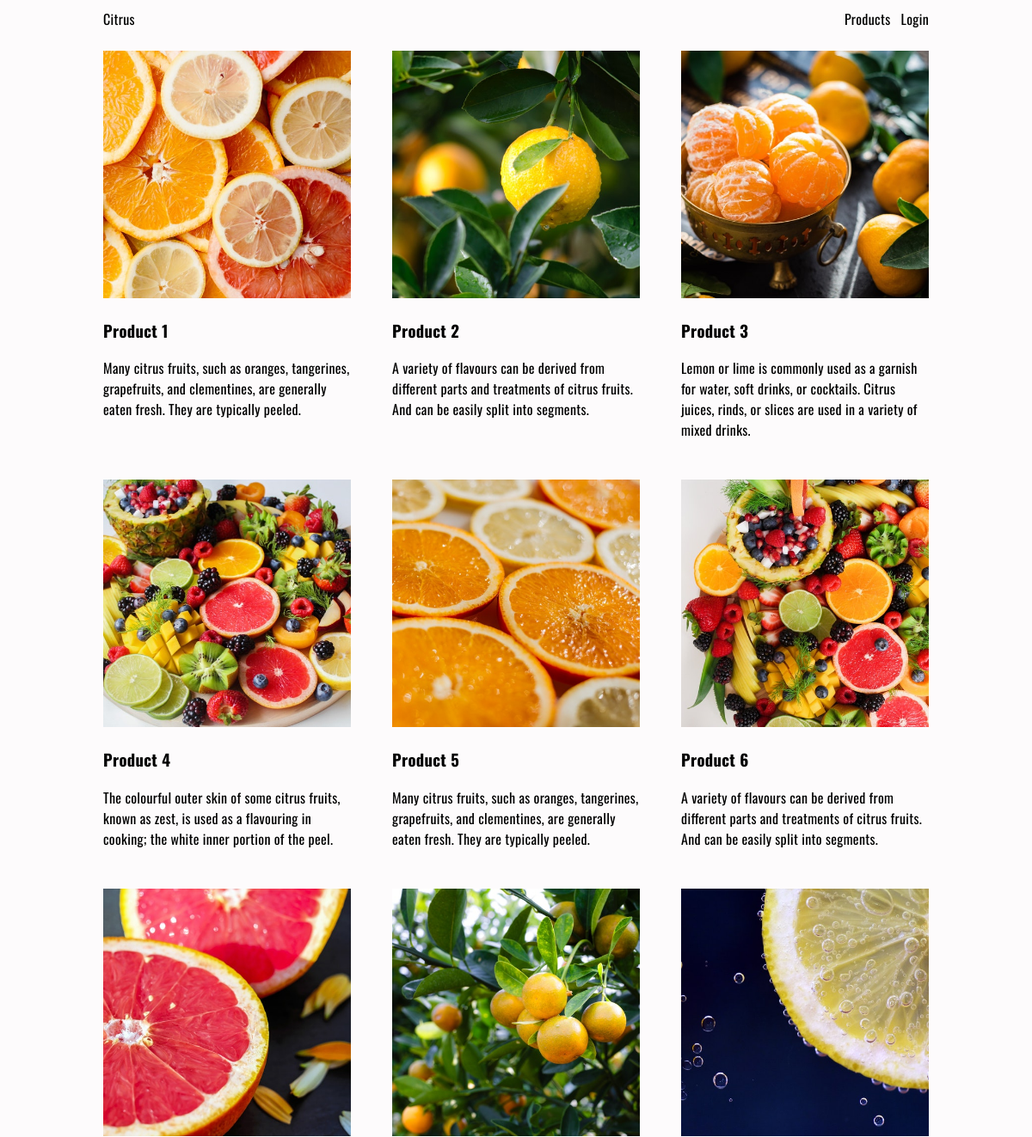
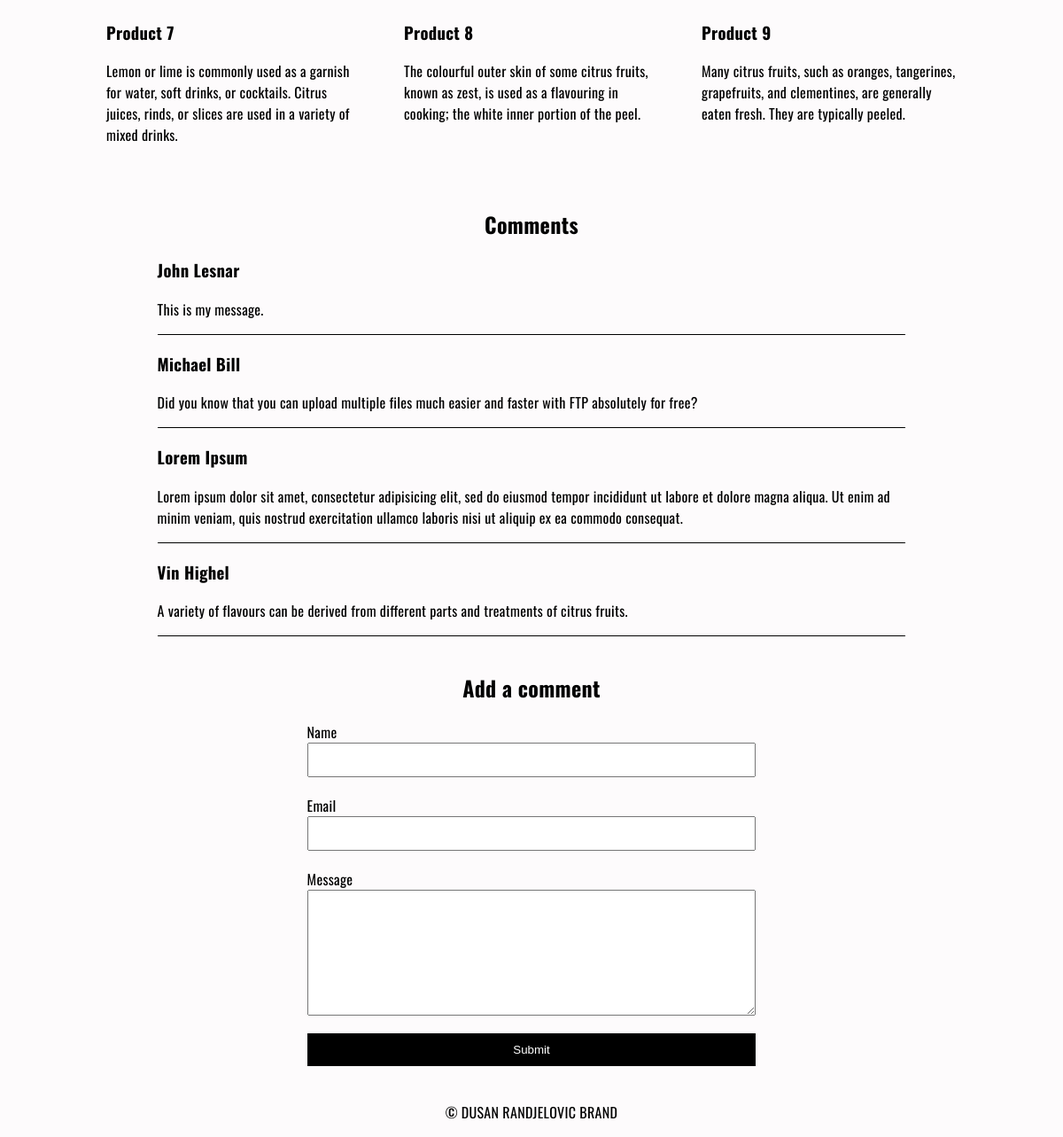
The page / on the database its author committed (2 pictures, top to bottom).
### tables this page shows
CREATE TABLE `products` (
  `id_products` int(11) NOT NULL,
  `image` varchar(70) NOT NULL,
  `title` varchar(50) NOT NULL,
  `description` varchar(191) NOT NULL
);

CREATE TABLE `comments` (
  `id_comment` int(11) NOT NULL,
  `name` varchar(50) NOT NULL,
  `email` varchar(70) NOT NULL,
  `message` text NOT NULL,
  `is_approved` tinyint(1) DEFAULT NULL
);

### index.php (the view, shortened to what this page needs)
<?php
require 'header.php';
?>
<div class="products">
<?php
require 'connection.php';
$conn->set_charset("utf-8");
$sql = "SELECT * FROM products";
$result = $conn->query($sql);
if ($result->num_rows > 0) {
    while($row = $result->fetch_assoc()) {
?>
<div>
  <img src="<?php echo $row["image"]?>" alt="image">
<h3><?php echo $row["title"]?></h3>
<p><?php echo $row["description"]?></p>
</div>
        <?php
    }
} else {
    echo "There is no products";
}
?>
</div>
<div class="comments">
  <h2>Comments</h2>
<?php
require 'connection.php';
$conn->set_charset("utf-8");
$sql = "SELECT id_comment, name, message FROM comments WHERE is_approved = 1 ORDER BY id_comment DESC";
$result = $conn->query($sql);
if ($result->num_rows > 0) {
    while($row = $result->fetch_assoc()) {
?>
  <div>
<h3><?php echo $row["name"]?></h3>
<p><?php echo $row["message"]?></p>
</div>
        <?php
    }
} else {
    echo "No comments";
}
?>
</div>
<div class="contactform">
<h2>Add a comment</h2>
<form action="<?php echo htmlspecialchars($_SERVER["PHP_SELF"]); ?>" method="POST">
<label for="name">Name</label>
<input type="text" name="name">
<label for="email">Email</label>
<input type="text" name="email">
<label for="message">Message</label>
<textarea name="message" rows="8" cols="80"></textarea>
<input id="dugme" type="submit" value="Submit" id="dugme">
    </form>
</div>
<?php
require 'footer.php';
?>

### header.php (shortened to what this page needs)
<!DOCTYPE html>
<html lang="en">
<head>
    <link rel="stylesheet" href="css/style.css">
</head>
<body>
    <header>
       <a href="index.php">Citrus</a>
      <nav>
           <a href="index.php">Products</a>
        <a href="login.php">Login</a>
      </nav>
    </header>

### footer.php
<footer>
        <p>&copy; DUSAN RANDJELOVIC BRAND</p>
    </footer>
</body>
</html>

### css/style.css (style rules this page uses)
body { margin: 0 10%; padding: 0; box-sizing: border-box; font-family: 'Oswald', sans-serif; letter-spacing: 0.02em; background-color: rgba(253, 251, 252, 0.9); }
img { max-width: 100%; height: auto; }
header { display: flex; align-items: center; justify-content: space-between; padding: 10px 0; }
header a { color: black; text-decoration: none; }
nav a { margin-left: 8px; }
.products { display: flex; justify-content: space-between; flex-wrap: wrap; }
.products div { width: 30%; margin: 15px 0; }
.comments { margin: 40px 6%; }
.comments h2, .contactform h2 { text-align: center; }
.comments div { border-bottom: 1px solid black; }
.contactform { margin: 20px 6%; }
form { display: flex; flex-direction: column; width: 60%; margin: 0 auto; }
input, textarea, select { padding: 10px; margin-bottom: 20px; }
#dugme { background-color: black; color: white; border: 1px solid black; }
footer { text-align: center; }

### rows shown on the page
products: image (picture), title "Product 1", description "Many citrus fruits, such as oranges, tangerines, grapefruits, and clementines, are generally eaten fresh. They are typically peeled."
products: image (picture), title "Product 2", description "A variety of flavours can be derived from different parts and treatments of citrus fruits. And can be easily split into segments."
products: image (picture), title "Product 3", description "Lemon or lime is commonly used as a garnish for water, soft drinks, or cocktails. Citrus juices, rinds, or slices are used in a variety of mixed drinks."
products: image (picture), title "Product 4", description "The colourful outer skin of some citrus fruits, known as zest, is used as a flavouring in cooking; the white inner portion of the peel."
products: image (picture), title "Product 5", description "Many citrus fruits, such as oranges, tangerines, grapefruits, and clementines, are generally eaten fresh. They are typically peeled."
products: image (picture), title "Product 6", description "A variety of flavours can be derived from different parts and treatments of citrus fruits. And can be easily split into segments."
products: image (picture), title "Product 7", description "Lemon or lime is commonly used as a garnish for water, soft drinks, or cocktails. Citrus juices, rinds, or slices are used in a variety of mixed drinks."
products: image (picture), title "Product 8", description "The colourful outer skin of some citrus fruits, known as zest, is used as a flavouring in cooking; the white inner portion of the peel."
products: image (picture), title "Product 9", description "Many citrus fruits, such as oranges, tangerines, grapefruits, and clementines, are generally eaten fresh. They are typically peeled."
comments: name "John Lesnar", message "This is my message."
comments: name "Michael Bill", message "Did you know that you can upload multiple files much easier and faster with FTP absolutely for free?"
comments: name "Lorem Ipsum", message "Lorem ipsum dolor sit amet, consectetur adipisicing elit, sed do eiusmod tempor incididunt ut labore et dolore magna aliqua. Ut enim ad minim veniam, quis nostrud exercitation ullamco laboris nisi ut aliquip ex ea commodo consequat."
comments: name "Vin Highel", message "A variety of flavours can be derived from different parts and treatments of citrus fruits."
